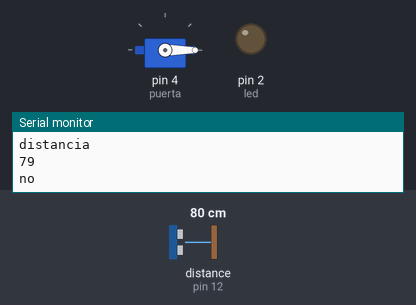
Simulated run of this sketch. Board: Arduino Uno, built with avr-gcc and run on an emulated ATmega328P. Shown: servo, output pins drawn as LEDs (lit = HIGH), the last lines printed to the serial monitor. Wiring (inferred from the names in the program): ultrasonic range finder: trigger pin 13; echo pin 12. The test bench sets the inputs (shaded band); at power-on: distance to the obstacle (sensor on pin 12) 80 cm. The echo pulse lasts 58.3 µs per cm; pins used as bus, display or sensor lines are not drawn.

Above: at 1.2 s.
1.3 s: distance to the obstacle (sensor on pin 12) set to 18 cm
2.8 s: distance to the obstacle (sensor on pin 12) set to 14 cm
At 3.7 s:
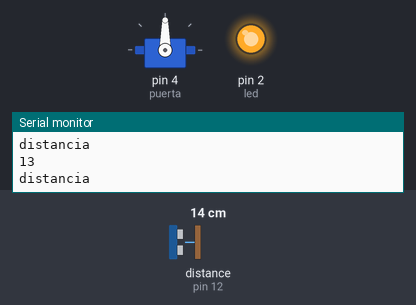
4.3 s: distance to the obstacle (sensor on pin 12) set to 35 cm
At 5.3 s:
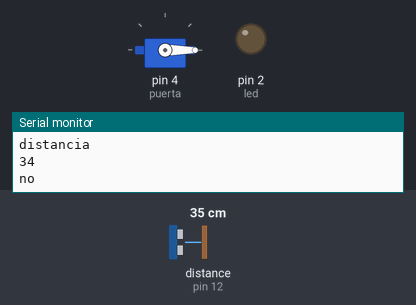
6.1 s: distance to the obstacle (sensor on pin 12) set to 2 cm
At 7.3 s:
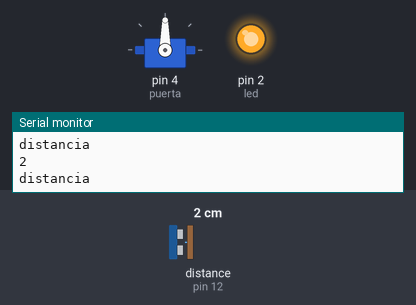
Timing chart, 0 to 8.6 s (numbered marks = the images above; inputs shaded):
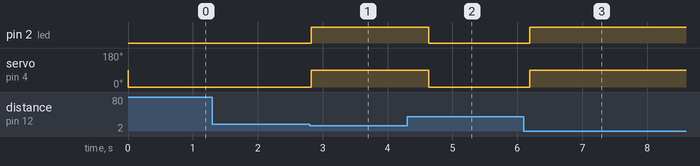

Measured:
- the behaviour switches between 16 and 15 cm on distance to the obstacle (sensor on pin 12) (found by bisection; images 0 and 1)
- after the input at 2.8 s, pin 2 (led): LOW → HIGH at once; servo on pin 4 (puerta): 0° → 90° at once
- after the input at 4.3 s, pin 2 (led): HIGH → LOW after 0.33 s; servo on pin 4 (puerta): 90° → 0° after 0.33 s
- after the input at 6.1 s, pin 2 (led): LOW → HIGH after 0.09 s; servo on pin 4 (puerta): 0° → 90° after 0.09 s

The sketch:

sketch_feb27a.ino
```cpp
#include <Servo.h>

Servo puerta;
int echo = 12;
int trigger = 13;
int tiempo;
int distancia;
int led = 2;
void setup()
{
  Serial.begin(9600);
  puerta.attach(4);
  pinMode(trigger,OUTPUT);
  pinMode(echo,INPUT);
  pinMode(led,OUTPUT);
}

void loop()
{
  /*
   * PUERTA DE MINA
   * Cuando acercas tu mano al ultrasonico, la puerta se abre,
   * cuando la quitas se cierra.
   * Dentro del contenedor de la puerta, se tiene el alimento de la gata esa.
   */
  digitalWrite(trigger,HIGH);
  delay(1);
  digitalWrite(trigger,LOW);
  tiempo = pulseIn(echo,HIGH);
  distancia = tiempo/58.2;
  Serial.println("distancia");
  Serial.println(distancia);
  if(distancia < 15){
    Serial.println("distancia");
    puerta.write(90);
    digitalWrite(led,HIGH);
    delay(800);
  }else{
    digitalWrite(led,LOW);
    Serial.println("no");
    puerta.write(0);
  }
  delay(100);
}
```
